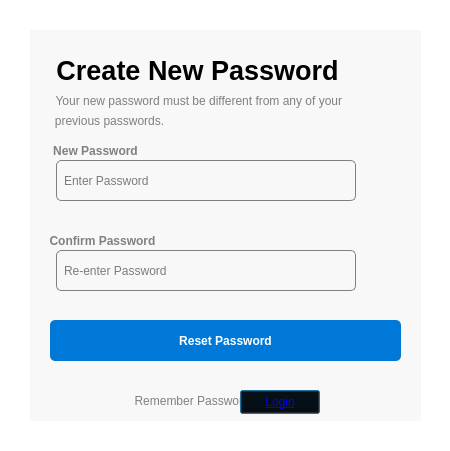
<?xml version="1.0" encoding="UTF-8"?>
<ui version="4.0">
 <class>NewPasswordDialog</class>
 <widget class="QDialog" name="NewPassword">
  <property name="geometry">
   <rect>
    <x>0</x>
    <y>0</y>
    <width>450</width>
    <height>451</height>
   </rect>
  </property>
  <property name="windowTitle">
   <string>Recover Password</string>
  </property>
  <property name="styleSheet">
   <string notr="true">
background-color: white;</string>
  </property>
  <widget class="QLineEdit" name="new_password_input">
   <property name="enabled">
    <bool>false</bool>
   </property>
   <property name="geometry">
    <rect>
     <x>56</x>
     <y>160</y>
     <width>300</width>
     <height>41</height>
    </rect>
   </property>
   <property name="styleSheet">
    <string notr="true">background-color: transparent;
 border: 1px solid grey;
 border-radius: 5px;
 padding: 5px; 
color: black;</string>
   </property>
   <property name="echoMode">
    <enum>QLineEdit::EchoMode::Password</enum>
   </property>
   <property name="placeholderText">
    <string>Enter Password</string>
   </property>
  </widget>
  <widget class="QLineEdit" name="confirm_password_input">
   <property name="enabled">
    <bool>false</bool>
   </property>
   <property name="geometry">
    <rect>
     <x>56</x>
     <y>250</y>
     <width>300</width>
     <height>41</height>
    </rect>
   </property>
   <property name="styleSheet">
    <string notr="true">background-color: transparent;
 border: 1px solid grey;
 border-radius: 5px;
 padding: 5px; 
color: black;</string>
   </property>
   <property name="echoMode">
    <enum>QLineEdit::EchoMode::Password</enum>
   </property>
   <property name="placeholderText">
    <string>Re-enter Password</string>
   </property>
  </widget>
  <widget class="QWidget" name="widget" native="true">
   <property name="geometry">
    <rect>
     <x>30</x>
     <y>30</y>
     <width>391</width>
     <height>391</height>
    </rect>
   </property>
   <property name="styleSheet">
    <string notr="true">background-color: rgb(248, 248, 248);
border-radius: 10Px;</string>
   </property>
   <widget class="QLabel" name="label_title_5">
    <property name="geometry">
     <rect>
      <x>-10</x>
      <y>350</y>
      <width>351</width>
      <height>41</height>
     </rect>
    </property>
    <property name="font">
     <font>
      <pointsize>9</pointsize>
      <bold>false</bold>
     </font>
    </property>
    <property name="styleSheet">
     <string notr="true">background-color: transparent; color: grey;</string>
    </property>
    <property name="text">
     <string>Remember Password?</string>
    </property>
    <property name="alignment">
     <set>Qt::AlignmentFlag::AlignCenter</set>
    </property>
   </widget>
   <widget class="QPushButton" name="pushButton">
    <property name="geometry">
     <rect>
      <x>210</x>
      <y>360</y>
      <width>80</width>
      <height>24</height>
     </rect>
    </property>
    <property name="font">
     <font>
      <underline>true</underline>
     </font>
    </property>
    <property name="styleSheet">
     <string notr="true">background-color: transparent;
color : blue;</string>
    </property>
    <property name="text">
     <string>Login</string>
    </property>
   </widget>
   <widget class="QLabel" name="label_title_10">
    <property name="geometry">
     <rect>
      <x>27</x>
      <y>20</y>
      <width>281</width>
      <height>41</height>
     </rect>
    </property>
    <property name="font">
     <font>
      <pointsize>20</pointsize>
      <bold>true</bold>
     </font>
    </property>
    <property name="styleSheet">
     <string notr="true">background-color: transparent; color: black;</string>
    </property>
    <property name="text">
     <string>Create New Password</string>
    </property>
    <property name="alignment">
     <set>Qt::AlignmentFlag::AlignCenter</set>
    </property>
   </widget>
   <widget class="QLabel" name="label_title_11">
    <property name="geometry">
     <rect>
      <x>-5</x>
      <y>50</y>
      <width>351</width>
      <height>41</height>
     </rect>
    </property>
    <property name="font">
     <font>
      <pointsize>9</pointsize>
      <bold>false</bold>
     </font>
    </property>
    <property name="styleSheet">
     <string notr="true">background-color: transparent; color: grey;</string>
    </property>
    <property name="text">
     <string>Your new password must be different from any of your </string>
    </property>
    <property name="alignment">
     <set>Qt::AlignmentFlag::AlignCenter</set>
    </property>
   </widget>
   <widget class="QLabel" name="label_title_12">
    <property name="geometry">
     <rect>
      <x>-96</x>
      <y>70</y>
      <width>351</width>
      <height>41</height>
     </rect>
    </property>
    <property name="font">
     <font>
      <pointsize>9</pointsize>
      <bold>false</bold>
     </font>
    </property>
    <property name="styleSheet">
     <string notr="true">background-color: transparent; color: grey;</string>
    </property>
    <property name="text">
     <string>previous passwords.</string>
    </property>
    <property name="alignment">
     <set>Qt::AlignmentFlag::AlignCenter</set>
    </property>
   </widget>
   <widget class="QPushButton" name="reset_password_button">
    <property name="enabled">
     <bool>false</bool>
    </property>
    <property name="geometry">
     <rect>
      <x>20</x>
      <y>290</y>
      <width>351</width>
      <height>41</height>
     </rect>
    </property>
    <property name="styleSheet">
     <string notr="true">background-color: #0078d7; color: white; border-radius: 5px; font-weight: bold;</string>
    </property>
    <property name="text">
     <string>Reset Password</string>
    </property>
   </widget>
   <widget class="QLabel" name="label_title_13">
    <property name="geometry">
     <rect>
      <x>-110</x>
      <y>100</y>
      <width>351</width>
      <height>41</height>
     </rect>
    </property>
    <property name="font">
     <font>
      <pointsize>9</pointsize>
      <bold>true</bold>
     </font>
    </property>
    <property name="styleSheet">
     <string notr="true">background-color: transparent; color: grey;</string>
    </property>
    <property name="text">
     <string>New Password</string>
    </property>
    <property name="alignment">
     <set>Qt::AlignmentFlag::AlignCenter</set>
    </property>
   </widget>
   <widget class="QLabel" name="label_title_14">
    <property name="geometry">
     <rect>
      <x>-103</x>
      <y>190</y>
      <width>351</width>
      <height>41</height>
     </rect>
    </property>
    <property name="font">
     <font>
      <pointsize>9</pointsize>
      <bold>true</bold>
     </font>
    </property>
    <property name="styleSheet">
     <string notr="true">background-color: transparent; color: grey;</string>
    </property>
    <property name="text">
     <string>Confirm Password</string>
    </property>
    <property name="alignment">
     <set>Qt::AlignmentFlag::AlignCenter</set>
    </property>
   </widget>
  </widget>
  <zorder>widget</zorder>
  <zorder>new_password_input</zorder>
  <zorder>confirm_password_input</zorder>
 </widget>
 <resources/>
 <connections/>
</ui>
